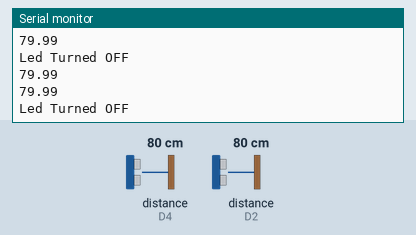
The sketch below on a simulated ESP8266 (NodeMCU). Shown: the last lines printed to the serial monitor. Wiring (inferred from the names in the program): 2 × ultrasonic range finder: trigger D3, echo D4 / trigger D1, echo D2. The inputs (shaded band) are chosen by the test bench; at power-on: distance to the obstacle (sensors on D2, D4) 80 cm. The echo pulse lasts 58.3 µs per cm.

Above: at 3.3 s.
3.4 s: distance to the obstacle (sensor on D2) set to 12 cm
At 4.7 s:
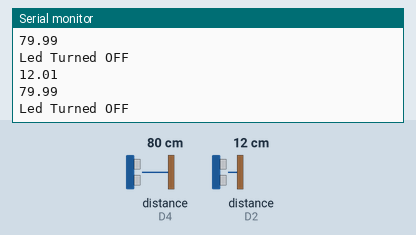
4.9 s: distance to the obstacle (sensor on D2) set to 9 cm
At 5.9 s:
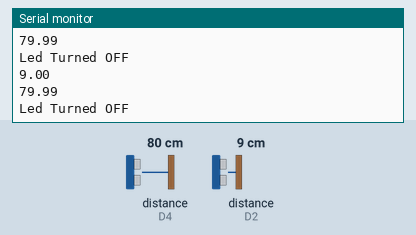
Timing chart, 0 to 7.9 s (numbered marks = the images above; inputs shaded):
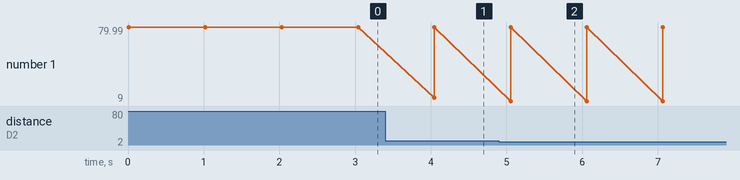

Measured:
- after the input at 3.4 s, the serial monitor: prints a new line after 0.65 s (image 1)
- after the input at 4.9 s, the serial monitor: prints a new line after 0.15 s (image 2)

The sketch:

Ultrsonic.ino
```cpp
#define trigPin D1
#define echoPin D2
#define trigPin2 D3
#define echoPin2 D4


float duration1, distance1, duration2, distance2 ;
void setup()
{
  pinMode(LED_BUILTIN, OUTPUT);
  pinMode(trigPin,OUTPUT);
  pinMode(trigPin2,OUTPUT);
  pinMode(echoPin,INPUT);
  pinMode(echoPin2,INPUT);
  Serial.begin(9600);
}

void loop()
{
digitalWrite(trigPin,LOW);
delayMicroseconds(2);
digitalWrite(trigPin,HIGH);
delayMicroseconds(10);
digitalWrite(trigPin,LOW);

duration1 = pulseIn(echoPin,HIGH);
distance1 = (duration1/2)*0.0343;

digitalWrite(trigPin2,LOW);
delayMicroseconds(2);
digitalWrite(trigPin2,HIGH);
delayMicroseconds(10);
digitalWrite(trigPin2,LOW);

duration2 = pulseIn(echoPin2,HIGH);
distance2 = (duration2/2)*0.0343;


Serial.println(distance1);
Serial.println(distance2);
if((distance1<=10) && (distance2<=10))
{
    Serial.println("Led Turned ON");
    digitalWrite(LED_BUILTIN, LOW);
    delay(1000);

}
else
{
    Serial.println("Led Turned OFF");
    digitalWrite(LED_BUILTIN, HIGH);
    delay(1000);
}

}
```
